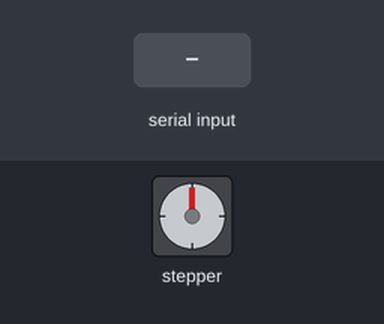
Bench run of a sketch on a simulated Arduino Uno, built with avr-gcc and run on an emulated ATmega328P. On the bench: stepper motor. The test bench sets the inputs (shaded band). Stepper angles assume 200 steps per turn; what the sketch prints to the serial monitor is not drawn.

Above: at 1.2 s.
1.3 s: "<90,45>" received over Serial
At 2.38 s:
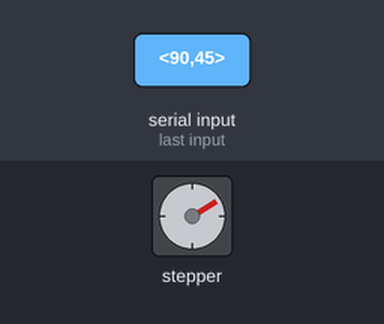
At 4.09 s:
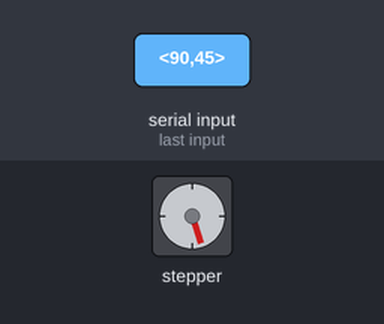
4.3 s: "<200>" received over Serial
At 4.77 s:
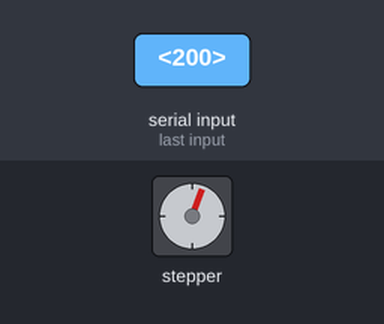
7.3 s: "<5>" received over Serial
Timing chart, 0 to 11.7 s (numbered marks = the images above; inputs shaded):
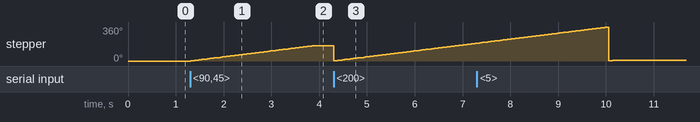

The sketch:

MultiStepper.ino
```cpp
#include <AccelStepper.h>
#include <MultiStepper.h>

#define MOTOR_A_ENABLE_PIN 8
#define MOTOR_A_STEP_PIN 2
#define MOTOR_A_DIR_PIN 5

#define MOTOR_B_ENABLE_PIN 8
#define MOTOR_B_STEP_PIN 3
#define MOTOR_B_DIR_PIN 6

#define WAITING "Waiting"
#define DONE "Done"

#define MOTORS 2

AccelStepper stepper1(1, MOTOR_A_STEP_PIN, MOTOR_A_DIR_PIN);
AccelStepper stepper2(1, MOTOR_B_STEP_PIN, MOTOR_B_DIR_PIN);
MultiStepper steppers;

const byte incomingSize = 32;
char incoming[incomingSize];
boolean newData = false;

long positions[MOTORS];

void initPosArray() {
  positions[0] = 0;
  positions[1] = 0;
}

bool readIncoming() {
  static boolean recvInProgress = false;
  static byte ndx = 0;
  char startMarker = '<';
  char endMarker = '>';
  char startOperation = 'S';
  char endOperation = 'E';
  char rc;

  while (Serial.available() > 0 && newData == false) {
    rc = Serial.read();
    if (recvInProgress == true) {
      if (rc != endMarker) {
        incoming[ndx] = rc;
        ndx++;
        if (ndx >= incomingSize) {
          ndx = incomingSize - 1;
        }
      }
      else {
        incoming[ndx] = '\0';
        recvInProgress = false;
        ndx = 0;
        newData = true;
      }
      return true;
    }
    else if (rc == startMarker) {
      recvInProgress = true;
      return true;
    }
    else if (rc == startOperation) {
      Serial.println(WAITING);
      return true;
    }
    else if ( rc == endOperation ) {
      return false;
    }
  }
}

void moveSteppers() {
  if (newData == true) {
    stepper1.enableOutputs();
    stepper2.enableOutputs();
    stepper1.setCurrentPosition(0);
    stepper2.setCurrentPosition(0);
    stepper1.setMaxSpeed(35);
    stepper2.setMaxSpeed(35);
    int i = 0;
    long positions[MOTORS];
    char temp[5];
    temp[0] = incoming[0];
    temp[1] = incoming[1];
    temp[2] = incoming[2];
    temp[3] = incoming[3];
  temp[4] = incoming[4];
    i = atol(temp);
    positions[0] = i;
    temp[0] = incoming[6];
    temp[1] = incoming[7];
    temp[2] = incoming[8];
    temp[3] = incoming[9];
    temp[4] = incoming[10];
    i = atol(temp);
    positions[1] = i;
    Serial.print(positions[0]);
    Serial.print(" ");
    Serial.print(positions[1]);
    Serial.print(" Step ");
//    if ( positions[0] == 0 ) {
//      stepper1.disableOutputs();
//    }
//    if ( positions[1] == 0 ) {
//      stepper2.disableOutputs();
//    }
    steppers.moveTo(positions);
    steppers.runSpeedToPosition();
    Serial.println(DONE);
    newData = false;
  }
}

void disableSteppers(){
  stepper1.disableOutputs();
  stepper2.disableOutputs();
}

void setup() {
  Serial.begin(9600);
  Serial.setTimeout(100);
  Serial.println(WAITING);
  initPosArray();
  stepper1.setEnablePin(MOTOR_A_ENABLE_PIN);
  stepper1.setPinsInverted(false, false, true);
  stepper2.setEnablePin(MOTOR_B_ENABLE_PIN);
  stepper2.setPinsInverted(false, false, true);
  pinMode(MOTOR_A_ENABLE_PIN, OUTPUT);
  pinMode(MOTOR_B_ENABLE_PIN, OUTPUT);
  steppers.addStepper(stepper1);
  steppers.addStepper(stepper2);
}

void loop() {
  if ( readIncoming() ){
  moveSteppers();
  }
  else {
    disableSteppers();
  }
}
```

Measured:
- after the input at 1.3 s, stepper: turns 162° clockwise in 2.6 s, starting at once
- after the input at 4.3 s, stepper: turns 161° counter-clockwise in 0.00 s, then 188° clockwise in 3.0 s
